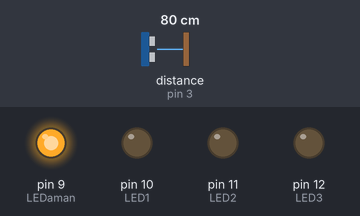
A sketch run on a simulated Arduino Uno, built with avr-gcc and run on an emulated ATmega328P. Parts: output pins drawn as LEDs (lit = HIGH). Wiring (inferred from the names in the program): ultrasonic range finder: trigger pin 2; echo pin 3. The test bench sets the inputs (shaded band); at power-on: distance to the obstacle (sensor on pin 3) 80 cm. The echo pulse lasts 58.3 µs per cm; pins used as bus, display or sensor lines are not drawn.

Above: at 1.3 s.
1.4 s: distance to the obstacle (sensor on pin 3) set to 2 cm
At 2.7 s:
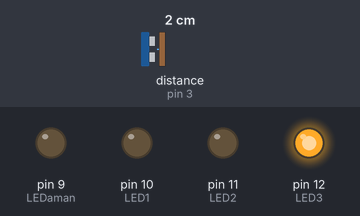
3.0 s: distance to the obstacle (sensor on pin 3) set to 5 cm
4.5 s: distance to the obstacle (sensor on pin 3) set to 8 cm
At 5.2 s:
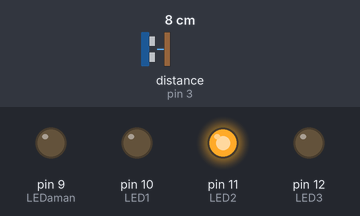
6.0 s: distance to the obstacle (sensor on pin 3) set to 10 cm
7.5 s: distance to the obstacle (sensor on pin 3) set to 13 cm
At 8.7 s:
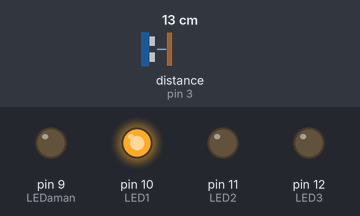
9.0 s: distance to the obstacle (sensor on pin 3) set to 4 cm
At 10.2 s:
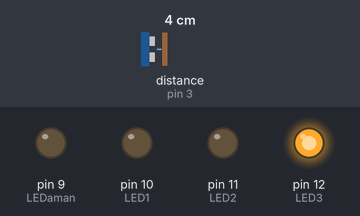
Timing chart, 0 to 11.5 s (numbered marks = the images above; inputs shaded):
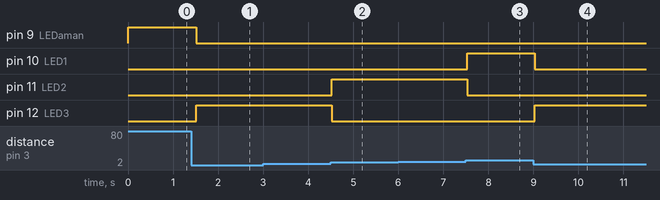

Measured:
- the behaviour switches between 6 and 7 cm on distance to the obstacle (sensor on pin 3) (found by bisection; images 1 and 2)
- the behaviour switches between 11 and 12 cm on distance to the obstacle (sensor on pin 3) (found by bisection; images 2 and 3)
- after the input at 1.4 s, pin 9 (LEDaman): HIGH → LOW after 0.12 s; pin 12 (LED3): LOW → HIGH after 0.12 s
- after the input at 4.5 s, pin 11 (LED2): LOW → HIGH at once; pin 12 (LED3): HIGH → LOW at once
- after the input at 7.5 s, pin 10 (LED1): LOW → HIGH at once; pin 11 (LED2): HIGH → LOW at once
- after the input at 9.0 s, pin 10 (LED1): HIGH → LOW at once; pin 12 (LED3): LOW → HIGH at once

The sketch:

ULTRASONIC_PROGRAM.ino
```cpp
//pin ultrasonik
#define Trigpin 2
#define Echopin 3

#define LEDaman 9
#define LED1 10
#define LED2 11
#define LED3 12


void setup() {
  // put your setup code here, to run once:
Serial.begin (9600);
pinMode (Trigpin, OUTPUT);
pinMode (Echopin, INPUT);
pinMode (LEDaman, OUTPUT);
pinMode (LED1, OUTPUT);
pinMode (LED2, OUTPUT);
pinMode (LED3, OUTPUT);
}

void loop() {
  // put your main code here, to run repeatedly:
long duration, distance;
digitalWrite (Trigpin, LOW);
delayMicroseconds (2);
digitalWrite (Trigpin, HIGH);
delayMicroseconds (10);
digitalWrite (Trigpin, LOW);
duration = pulseIn (Echopin, HIGH);
distance = (duration/2)/ 29.1;

if (distance >= 16)
 {
  digitalWrite (LEDaman, HIGH);
  digitalWrite (LED1, LOW);
  digitalWrite (LED2, LOW);
  digitalWrite (LED3, LOW);
 }
else
 {
  digitalWrite (LEDaman, LOW);
 }

if (distance <= 15)
 {
  digitalWrite (LEDaman, LOW);
  digitalWrite (LED1, HIGH);
  digitalWrite (LED2, LOW);
  digitalWrite (LED3, LOW);
 }
else
 {
  digitalWrite (LED1, LOW);
 }

if (distance <= 10)
 {
  digitalWrite (LEDaman, LOW);
  digitalWrite (LED1, LOW);
  digitalWrite (LED2, HIGH);
  digitalWrite (LED3, LOW);
 }
else
 {
  digitalWrite (LED2, LOW);
 }

if (distance <= 5)
 {
  digitalWrite (LEDaman, LOW);
  digitalWrite (LED1, LOW);
  digitalWrite (LED2, LOW);
  digitalWrite (LED3, HIGH);
 }
else
 {
  digitalWrite (LED3, LOW);
 }

delay(500);
}
```
